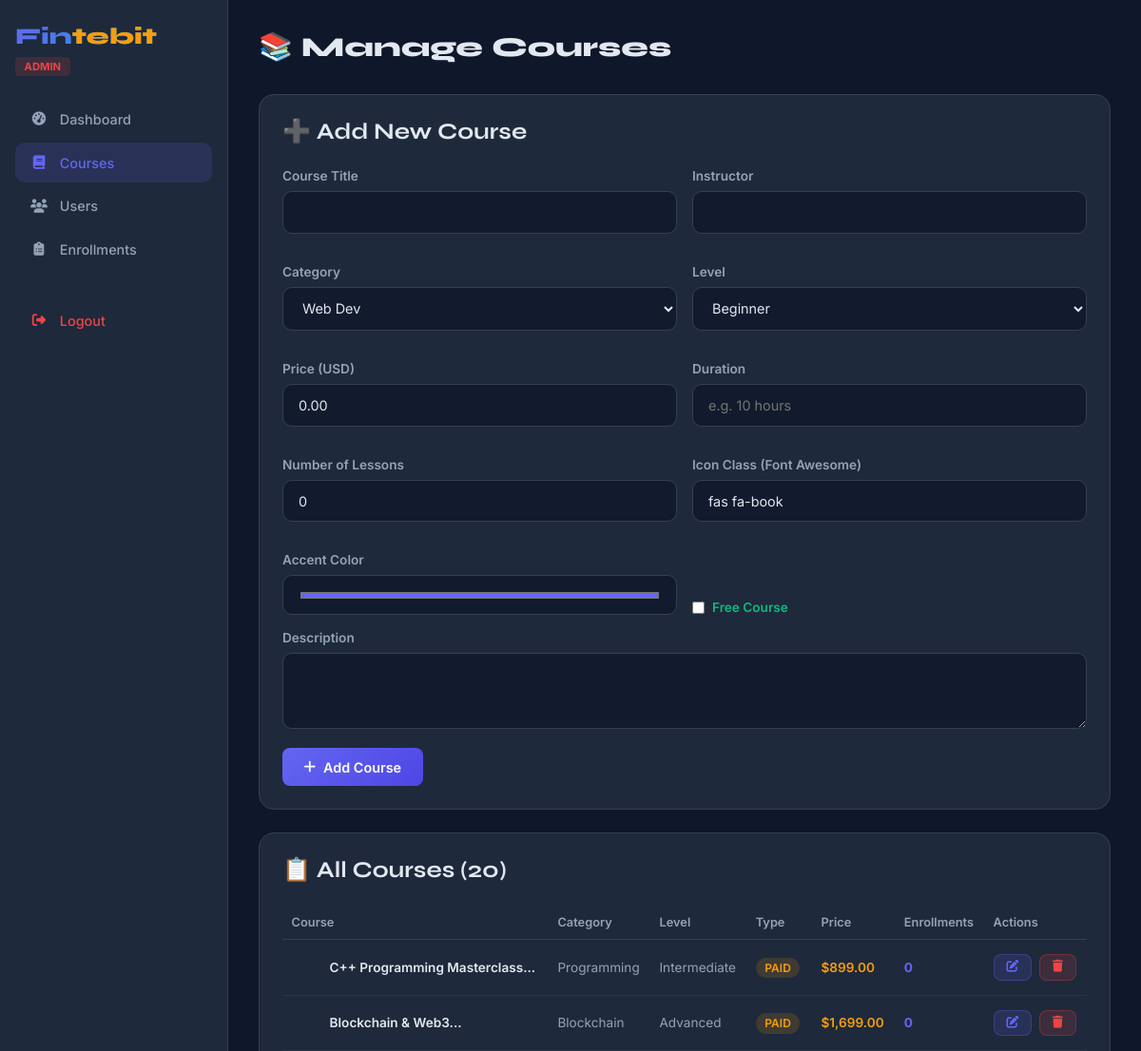
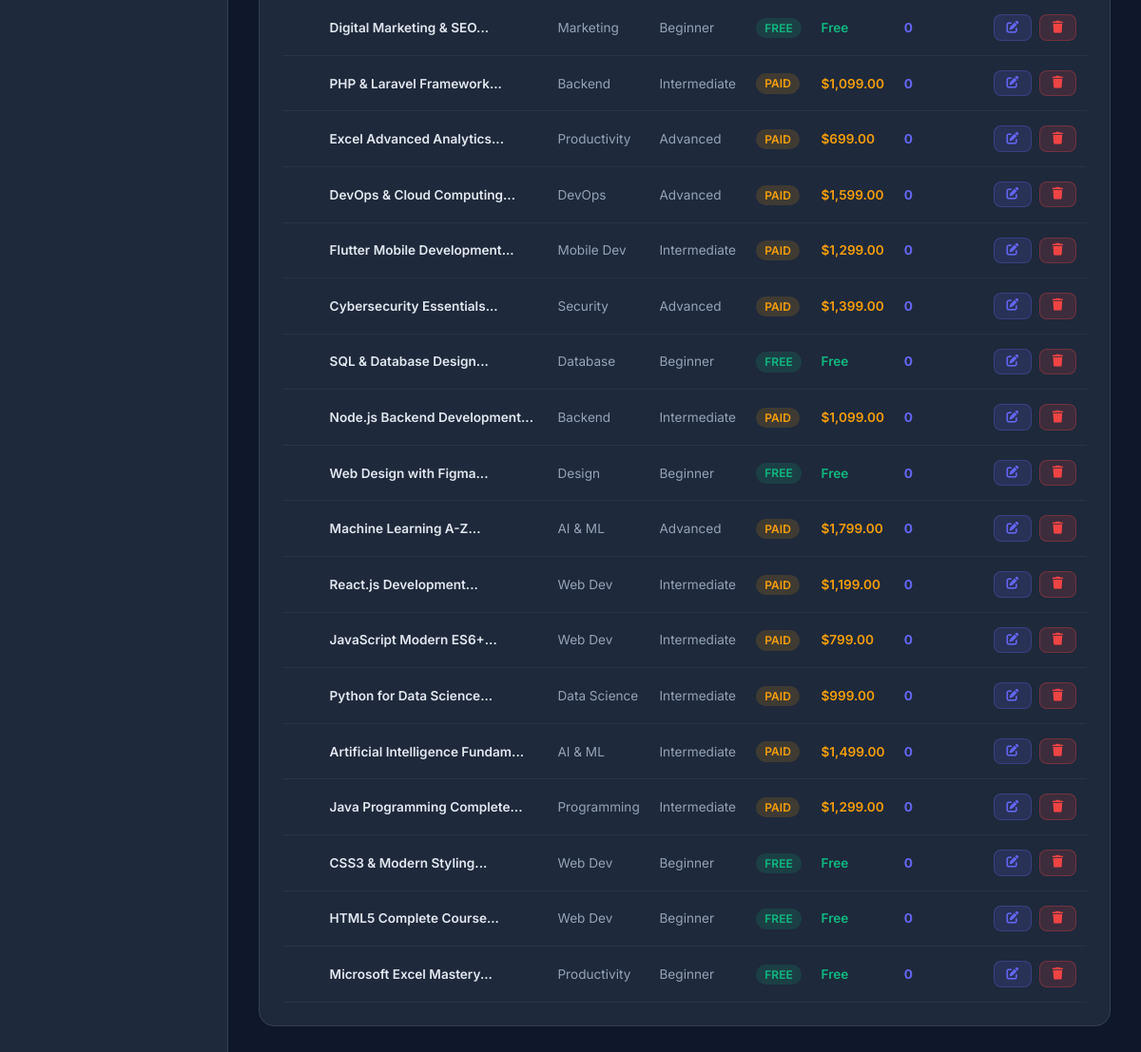
The page /admin/courses.php (signed in) on the database its author committed (2 pictures, top to bottom).
### tables this page shows
CREATE TABLE IF NOT EXISTS courses (
    id INT AUTO_INCREMENT PRIMARY KEY,
    title VARCHAR(200) NOT NULL,
    slug VARCHAR(200) UNIQUE NOT NULL,
    description TEXT NOT NULL,
    category VARCHAR(100) NOT NULL,
    instructor VARCHAR(100) NOT NULL,
    price DECIMAL(10,2) DEFAULT 0.00,
    is_free TINYINT(1) DEFAULT 0,
    duration VARCHAR(50) DEFAULT NULL,
    level ENUM('Beginner','Intermediate','Advanced') DEFAULT 'Beginner',
    total_lessons INT DEFAULT 0,
    rating DECIMAL(3,2) DEFAULT 4.5,
    students_count INT DEFAULT 0,
    status ENUM('active','inactive') DEFAULT 'active',
    created_at TIMESTAMP DEFAULT CURRENT_TIMESTAMP
);

### admin/courses.php (the view, shortened to what this page needs)
<?php
require_once '../includes/db.php';
$editCourse = null;
$courses = $conn->query("SELECT c.*, COUNT(e.id) as enrollment_count FROM courses c LEFT JOIN enrollments e ON c.id=e.course_id GROUP BY c.id ORDER BY c.id DESC")->fetch_all(MYSQLI_ASSOC);
?>
<!DOCTYPE html>
<html lang="en">
<head>
<link rel="stylesheet" href="https://cdnjs.cloudflare.com/ajax/libs/font-awesome/6.4.0/css/all.min.css">
</head>
<body>
<aside class="sidebar">
    <a href="../index.php" class="logo">Fin<span>tebit</span></a>
    <div class="admin-badge">ADMIN</div>
    <a href="dashboard.php" class="nav-item"><i class="fas fa-tachometer-alt"></i> Dashboard</a>
    <a href="courses.php" class="nav-item active"><i class="fas fa-book"></i> Courses</a>
    <a href="users.php" class="nav-item"><i class="fas fa-users"></i> Users</a>
    <a href="enrollments.php" class="nav-item"><i class="fas fa-clipboard-list"></i> Enrollments</a>
    <a href="../logout.php" class="nav-item" style="color:var(--red);margin-top:2rem"><i class="fas fa-sign-out-alt"></i> Logout</a>
</aside>
<main class="main">
    <h1 class="page-title">📚 Manage Courses</h1>
    <div class="card">
        <h2><?= $editCourse ? '✏️ Edit Course' : '➕ Add New Course' ?></h2>
        <form method="POST">
            <div class="form-grid">
                <div class="form-group">
                    <label>Course Title</label>
                    <input type="text" name="title" value="<?= htmlspecialchars($editCourse['title'] ?? '') ?>" required>
                </div>
                <div class="form-group">
                    <label>Instructor</label>
                    <input type="text" name="instructor" value="<?= htmlspecialchars($editCourse['instructor'] ?? '') ?>">
                </div>
                <div class="form-group">
                    <label>Category</label>
                    <select name="category">
                        <?php foreach (['Web Dev','Programming','AI/ML','Data Science','Database','Cloud','Design','Security','Marketing','Spreadsheet'] as $cat): ?>
                        <option value="<?= $cat ?>" <?= ($editCourse['category'] ?? '') === $cat ? 'selected' : '' ?>><?= $cat ?></option>
                        <?php endforeach; ?>
                    </select>
                </div>
                <div class="form-group">
                    <label>Level</label>
                    <select name="level">
                        <?php foreach (['Beginner','Intermediate','Advanced'] as $l): ?>
                        <option value="<?= $l ?>" <?= ($editCourse['level'] ?? '') === $l ? 'selected' : '' ?>><?= $l ?></option>
                        <?php endforeach; ?>
                    </select>
                </div>
                <div class="form-group">
                    <label>Price (USD)</label>
                    <input type="number" name="price" step="0.01" value="<?= $editCourse['price'] ?? '0.00' ?>">
                </div>
                <div class="form-group">
                    <label>Duration</label>
                    <input type="text" name="duration" placeholder="e.g. 10 hours" value="<?= htmlspecialchars($editCourse['duration'] ?? '') ?>">
                </div>
                <div class="form-group">
                    <label>Number of Lessons</label>
                    <input type="number" name="lessons" value="<?= $editCourse['lessons'] ?? '0' ?>">
                </div>
                <div class="form-group">
                    <label>Icon Class (Font Awesome)</label>
                    <input type="text" name="icon" value="<?= htmlspecialchars($editCourse['icon'] ?? 'fas fa-book') ?>">
                </div>
                <div class="form-group">
                    <label>Accent Color</label>
                    <input type="color" name="image_color" value="<?= $editCourse['image_color'] ?? '#6366f1' ?>" style="height:42px">
                </div>
                <div class="form-group" style="display:flex;align-items:end">
                    <div class="checkbox-wrap">
                        <input type="checkbox" name="is_free" id="is_free" <?= ($editCourse['is_free'] ?? 0) ? 'checked' : '' ?>>
                        <label for="is_free" style="color:var(--success);margin:0">Free Course</label>
                    </div>
                </div>
            </div>
            <div class="form-group">
                <label>Description</label>
                <textarea name="description"><?= htmlspecialchars($editCourse['description'] ?? '') ?></textarea>
            </div>
            <button type="submit" class="btn btn-primary">
                <?= $editCourse ? '<i class="fas fa-save"></i> Update Course' : '<i class="fas fa-plus"></i> Add Course' ?>
            </button>
        </form>
    </div>
    <div class="card">
        <h2>📋 All Courses (<?= count($courses) ?>)</h2>
        <div style="overflow-x:auto">
        <table class="table">
            <tr><th>Course</th><th>Category</th><th>Level</th><th>Type</th><th>Price</th><th>Enrollments</th><th>Actions</th></tr>
            <?php foreach ($courses as $c):
            $is_free = $c['is_free'] || $c['price'] == 0;
            ?>
            <tr>
                <td>
                    <div style="display:flex;align-items:center;gap:0.5rem">
                        <div style="width:32px;height:32px;border-radius:8px;background:<?= $c['image_color'] ?>22;color:<?= $c['image_color'] ?>;display:flex;align-items:center;justify-content:center;font-size:1rem"><i class="<?= $c['icon'] ?>"></i></div>
                        <span style="font-weight:600"><?= htmlspecialchars(substr($c['title'],0,30)) ?>...</span>
                    </div>
                </td>
                <td style="color:var(--text-muted)"><?= $c['category'] ?></td>
                <td style="color:var(--text-muted)"><?= $c['level'] ?></td>
                <td><span class="badge <?= $is_free ? 'badge-free' : 'badge-paid' ?>"><?= $is_free ? 'FREE' : 'PAID' ?></span></td>
                <td style="font-weight:600;color:<?= $is_free ? 'var(--success)' : 'var(--accent)' ?>"><?= $is_free ? 'Free' : '$'.number_format($c['price'],2) ?></td>
                <td style="font-weight:700;color:var(--primary)"><?= $c['enrollment_count'] ?></td>
                <td>
                    <div style="display:flex;gap:0.5rem">
                        <a href="?edit=<?= $c['id'] ?>" class="btn btn-edit" style="padding:0.4rem 0.8rem;font-size:0.8rem"><i class="fas fa-edit"></i></a>
                        <a href="?delete=<?= $c['id'] ?>" class="btn btn-danger" style="padding:0.4rem 0.8rem;font-size:0.8rem" onclick="return confirm('Delete this course?')"><i class="fas fa-trash"></i></a>
                    </div>
                </td>
            </tr>
            <?php endforeach; ?>
        </table>
        </div>
    </div>
</main>
</body>
</html>

### admin/courses.php (style rules this page uses)
:root { --primary:#6366f1;--dark:#0f172a;--dark2:#1e293b;--border:#334155;--text:#e2e8f0;--text-muted:#94a3b8;--success:#10b981;--accent:#f59e0b;--red:#ef4444; }
* { margin:0;padding:0;box-sizing:border-box }
body { font-family:'Inter',sans-serif;background:var(--dark);color:var(--text);display:flex;min-height:100vh }
.sidebar { width:240px;background:var(--dark2);border-right:1px solid var(--border);position:fixed;top:0;left:0;bottom:0;padding:1.5rem 1rem }
.logo { font-family:'Syne',sans-serif;font-size:1.5rem;font-weight:800;background:linear-gradient(135deg,#6366f1,#06b6d4);-webkit-background-clip:text;-webkit-text-fill-color:transparent;text-decoration:none;display:block;margin-bottom:0.3rem }
.logo span { -webkit-text-fill-color:#f59e0b }
.admin-badge { display:inline-block;background:rgba(239,68,68,0.15);color:var(--red);font-size:0.7rem;font-weight:700;padding:0.2rem 0.6rem;border-radius:4px;margin-bottom:1.5rem }
.nav-item { display:flex;align-items:center;gap:0.8rem;padding:0.8rem 1rem;border-radius:10px;text-decoration:none;color:var(--text-muted);font-size:0.9rem;font-weight:500;margin-bottom:0.2rem;transition:all 0.2s }
.nav-item:hover,.nav-item.active { background:rgba(99,102,241,0.15);color:var(--primary) }
.nav-item i { width:18px;text-align:center }
.main { margin-left:240px;flex:1;padding:2rem }
.page-title { font-family:'Syne',sans-serif;font-size:1.8rem;font-weight:800;margin-bottom:2rem }
.card { background:var(--dark2);border:1px solid var(--border);border-radius:16px;padding:1.5rem;margin-bottom:1.5rem }
.card h2 { font-family:'Syne',sans-serif;font-weight:700;margin-bottom:1.5rem }
.form-grid { display:grid;grid-template-columns:1fr 1fr;gap:1rem }
.form-group { margin-bottom:1rem }
label { display:block;font-size:0.85rem;font-weight:600;margin-bottom:0.5rem;color:var(--text-muted) }
input,select,textarea { width:100%;padding:0.8rem 1rem;background:rgba(15,23,42,0.8);border:1.5px solid var(--border);border-radius:10px;color:var(--text);font-size:0.9rem;font-family:'Inter',sans-serif }
textarea { resize:vertical;min-height:80px }
.btn { display:inline-flex;align-items:center;gap:0.5rem;padding:0.7rem 1.4rem;border-radius:8px;font-weight:600;text-decoration:none;cursor:pointer;border:none;font-size:0.9rem;transition:all 0.3s;font-family:'Inter',sans-serif }
.btn-primary { background:linear-gradient(135deg,#6366f1,#4f46e5);color:#fff }
.btn-danger { background:rgba(239,68,68,0.15);color:var(--red);border:1px solid rgba(239,68,68,0.3) }
.btn-edit { background:rgba(99,102,241,0.15);color:var(--primary);border:1px solid rgba(99,102,241,0.3) }
.table { width:100%;border-collapse:collapse }
.table th { text-align:left;padding:0.6rem;font-size:0.8rem;color:var(--text-muted);font-weight:600;border-bottom:1px solid var(--border) }
.table td { padding:0.8rem 0.6rem;font-size:0.85rem;border-bottom:1px solid rgba(51,65,85,0.5) }
.badge { padding:0.2rem 0.6rem;border-radius:50px;font-size:0.75rem;font-weight:600 }
.badge-free { background:rgba(16,185,129,0.15);color:var(--success) }
.badge-paid { background:rgba(245,158,11,0.15);color:var(--accent) }
.checkbox-wrap { display:flex;align-items:center;gap:0.5rem;margin-top:0.5rem }
.checkbox-wrap input { width:auto }

### rows shown on the page
courses: title "C++ Programming Masterclass", category "Programming", level "Intermediate", is_free "PAID", price "899.00", enrollment_count "0"
courses: title "Blockchain & Web3", category "Blockchain", level "Advanced", is_free "PAID", price "1,699.00", enrollment_count "0"
courses: title "Digital Marketing & SEO", category "Marketing", level "Beginner", is_free "FREE", enrollment_count "0"
courses: title "PHP & Laravel Framework", category "Backend", level "Intermediate", is_free "PAID", price "1,099.00", enrollment_count "0"
courses: title "Excel Advanced Analytics", category "Productivity", level "Advanced", is_free "PAID", price "699.00", enrollment_count "0"
courses: title "DevOps & Cloud Computing", category "DevOps", level "Advanced", is_free "PAID", price "1,599.00", enrollment_count "0"
courses: title "Flutter Mobile Development", category "Mobile Dev", level "Intermediate", is_free "PAID", price "1,299.00", enrollment_count "0"
courses: title "Cybersecurity Essentials", category "Security", level "Advanced", is_free "PAID", price "1,399.00", enrollment_count "0"
courses: title "SQL & Database Design", category "Database", level "Beginner", is_free "FREE", enrollment_count "0"
courses: title "Node.js Backend Development", category "Backend", level "Intermediate", is_free "PAID", price "1,099.00", enrollment_count "0"
courses: title "Web Design with Figma", category "Design", level "Beginner", is_free "FREE", enrollment_count "0"
courses: title "Machine Learning A-Z", category "AI & ML", level "Advanced", is_free "PAID", price "1,799.00", enrollment_count "0"
courses: title "React.js Development", category "Web Dev", level "Intermediate", is_free "PAID", price "1,199.00", enrollment_count "0"
courses: title "JavaScript Modern ES6+", category "Web Dev", level "Intermediate", is_free "PAID", price "799.00", enrollment_count "0"
courses: title "Python for Data Science", category "Data Science", level "Intermediate", is_free "PAID", price "999.00", enrollment_count "0"
courses: title "Artificial Intelligence Fundam", category "AI & ML", level "Intermediate", is_free "PAID", price "1,499.00", enrollment_count "0"
courses: title "Java Programming Complete", category "Programming", level "Intermediate", is_free "PAID", price "1,299.00", enrollment_count "0"
courses: title "CSS3 & Modern Styling", category "Web Dev", level "Beginner", is_free "FREE", enrollment_count "0"
courses: title "HTML5 Complete Course", category "Web Dev", level "Beginner", is_free "FREE", enrollment_count "0"
courses: title "Microsoft Excel Mastery", category "Productivity", level "Beginner", is_free "FREE", enrollment_count "0"

### other values the page prints
count($courses) "20"
form field category "Web Dev"
form field level "Beginner"
